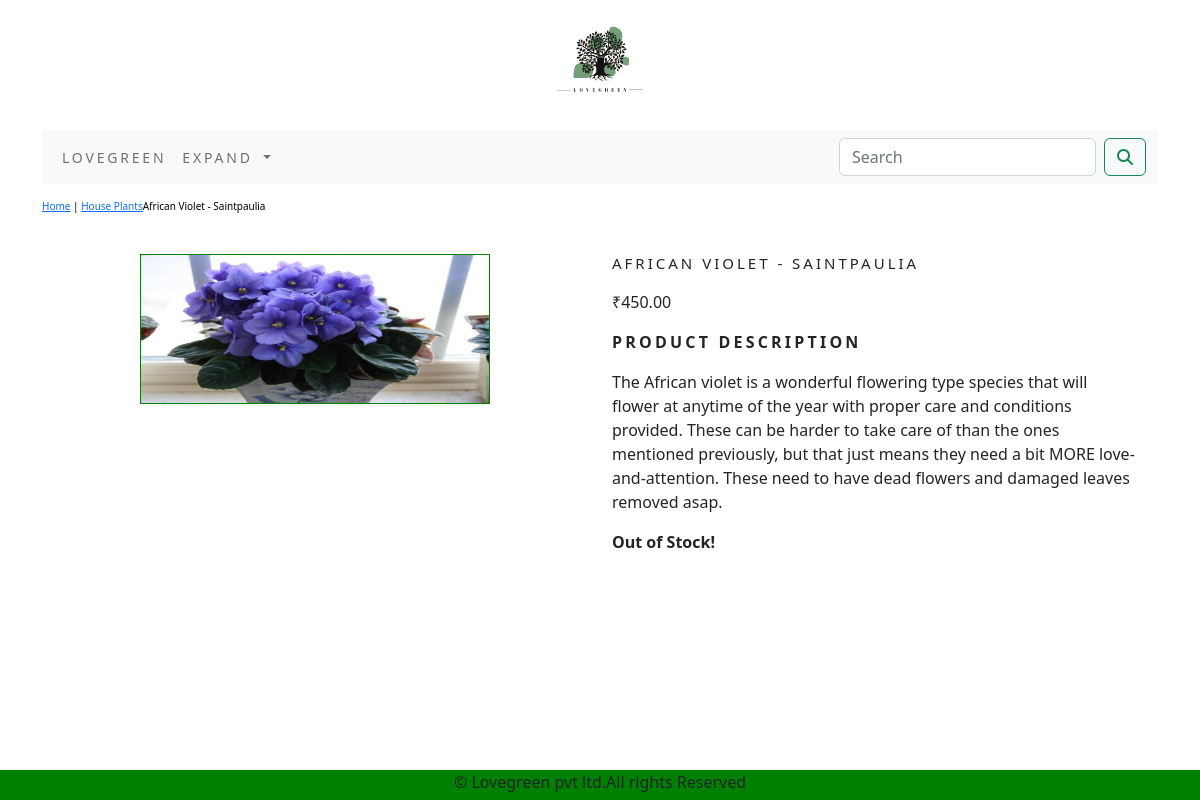
Screenshot of /shopp/house-plants/african-violet-saintpaulia/ with the database file from the repository.
### shopp/models.py (models this page shows, shortened)
class Product(models.Model):
    name = models.CharField(max_length=250, unique=True)
    slug = models.SlugField(max_length=250, unique=True)
    description = models.TextField(blank=True)
    price = models.DecimalField(max_digits=10, decimal_places=2)
    category = models.ForeignKey(Category, on_delete=models.CASCADE)
    image = models.ImageField(upload_to='category', blank=True)
    stock = models.IntegerField()
    available = models.BooleanField(default=True)
    created = models.DateTimeField(auto_now_add=True)
    updated = models.DateTimeField(auto_now=True)
    class Meta:
        ordering = ('name',)
        verbose_name = 'product'
        verbose_name_plural = 'products'

class Category(models.Model):
    name = models.CharField(max_length=250, unique=True)
    slug = models.SlugField(max_length=250, unique=True)
    description = models.TextField(blank=True)
    image = models.ImageField(upload_to='category', blank=True)
    class Meta:
        ordering = ('name',)
        verbose_name = 'category'
        verbose_name_plural = 'categories'
    def get_url(self):
        return reverse('shopp:product_by_category', args=[self.slug])
    def __str__(self):
        return '{}'.format(self.name)

### shopp/views.py (the view)
# urls.py: path('<slug:c_slug>/<slug:product_slug>/', views.proDetail, name='prodCatdetail'),
def proDetail(request, c_slug, product_slug):
    try:
        product = Product.objects.get(category__slug=c_slug, slug=product_slug)
    except Exception as e:
        raise e
    return render(request, 'product.html', {'product': product})

### cart/context_processors.py (called while the page is built)
def counter(request):
    item_count = 0
    if 'admin' in request.path:
        return {}
    else:
        try:
            cart = Cart.objects.filter(cart_id=_cart_id(request))
            car_items = CartItem.objects.all().filter(cart=cart[:1])
            for cart_item in car_items:
                item_count += cart_item.quantity
        except Cart.DoesNotExist:
            item_count = 0
    return dict(item_count=item_count)

### cart/views.py (called while the page is built)
def _cart_id(request):
    cart = request.session.session_key
    if not cart:
        cart = request.session.create()
    return cart

### shopp/context_processors.py (called while the page is built)
def menu_links(request):
    links = Category.objects.all()
    return dict(links=links)

### templates/product.html (shortened to what this page needs)
{% extends 'base.html' %}
{% load static %}
{% block content %}
<div class="row my_prod_row_class">
    <div class="mx_auto">
    <p><a href="{% url 'shopp:allProdCat' %}">Home</a> | <a href="{{product.category.get_url}}">{{product.category}}</a>{{product.name}}</p>
    </div>
<div class="container">
<br>
<div class="row">
    <div class="col-md-6 text-center">
            <img src="{{product.image.url}}" alt="{{product.name}}" style="width:350px;height:150px;border: 1px solid green;">
    </div>
            <div class="col-6 col-sm-6">
            <h1 class="my_prod_title">{{product.name}}</h1>
            <p>&#8377;{{product.price}}</p>
                <p class="my_title"><strong>Product Description</strong></p>
            <p  class="text-justify my_prod_text">{{product.description}}</p>
            {% if product.stock <= 0 %}
            <p class="text-justify my_prod_text"><b>Out of Stock!</b></p>
            {% else %}
            <a class="btn btn-secondary" href="{% url 'cart:add_cart' product.id %}">Add to Cart</a>
            {% endif %}
        </div>
     </div>
    </div>
    </div>
{% endblock %}

### static/css/custom.css (style rules this page uses)
body { font-family: 'Raleway', sans-serif; }
.my_title { font-size:16px; text-transform:uppercase; letter-spacing: .2em; }
.my_prod_row_class { padding-top:15px; padding-bottom:20px; }
.my_prod_row_class .mx_auto { color:#000; font-size:10px; text-decoration:none; }
.my_prod_title { font-size:15px; text-transform:uppercase; letter-spacing: .2em; padding-bottom: 10px; }
.my_prod_text { padding-right:20px; }

### rows the page displays
Product: category "House Plants", name "African Violet - Saintpaulia", image (picture), name "AFRICAN VIOLET - SAINTPAULIA", price "450.00", description "The African violet is a wonderful flowering type species that will flower at anytime of the year with proper care and conditions provided. These can be harder to take care of than the ones mentioned previously, but that just means they need a bit MORE love-and-attention. These need to have dead flowers and damaged leaves removed asap."
